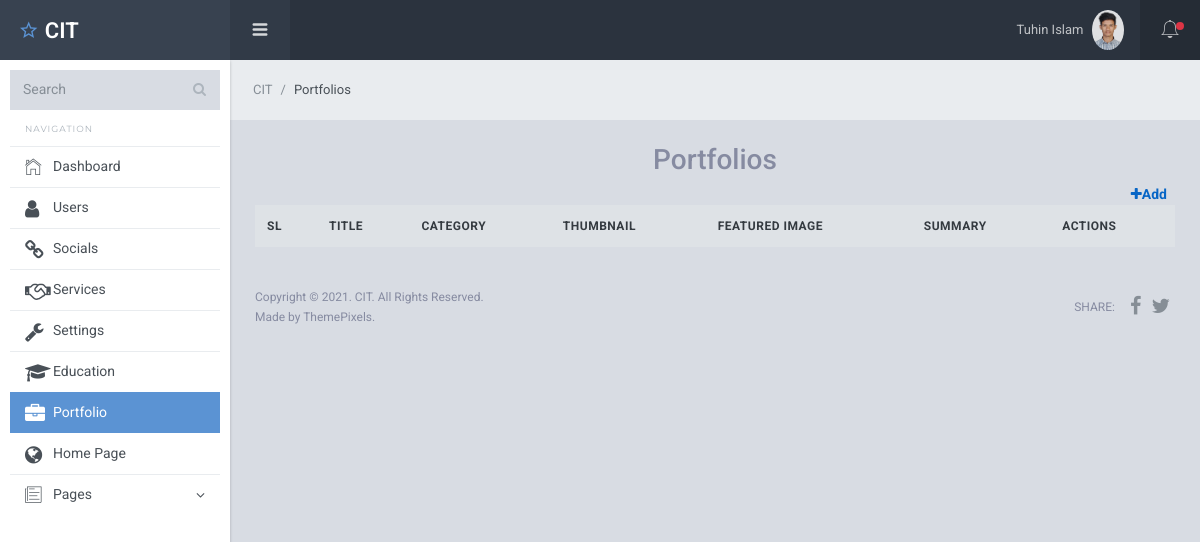
Before: /dashboard/portfolio.php (signed in) with the older database file.
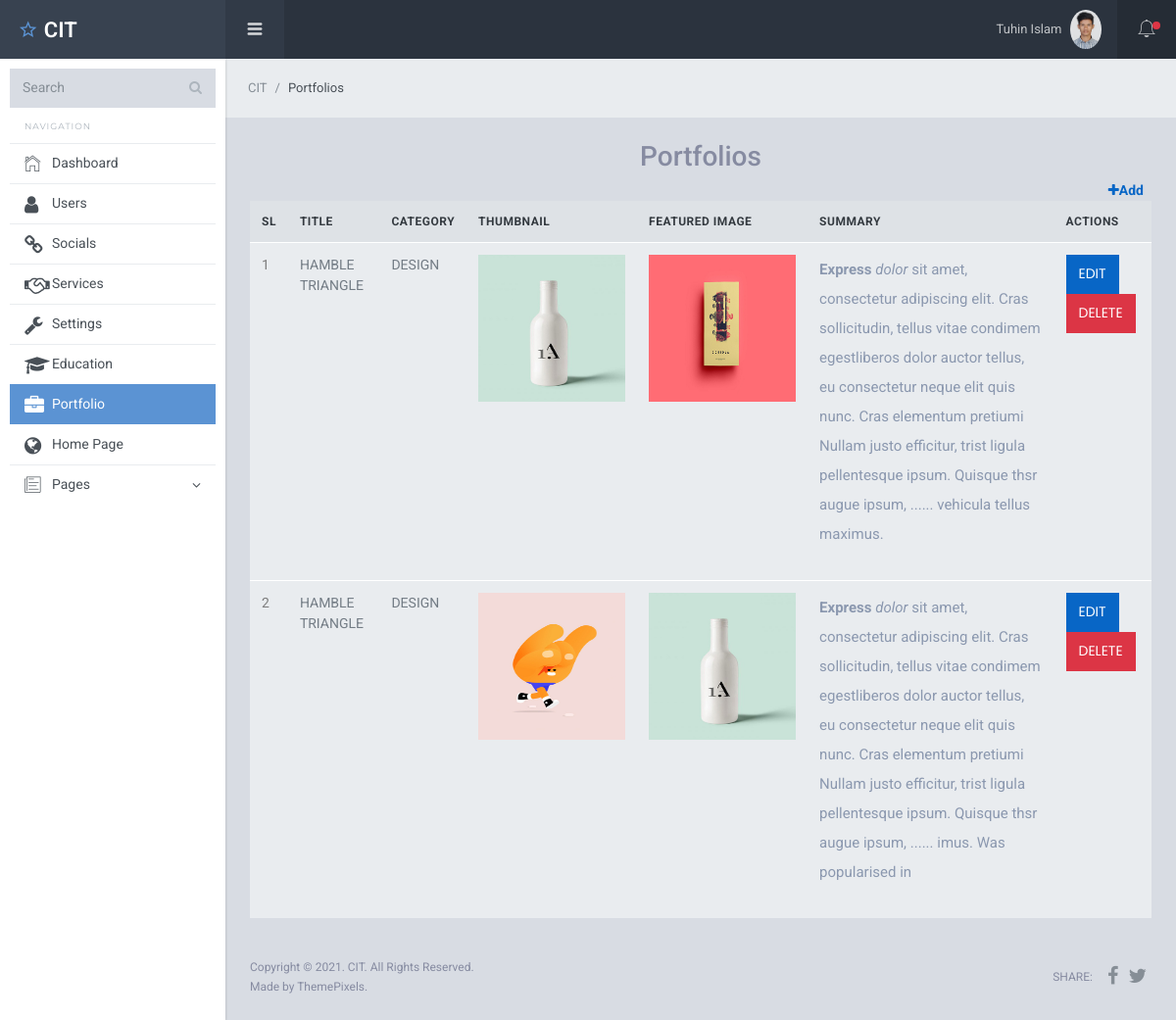
After: the same page with the newer database file.
### tables this page shows
CREATE TABLE `users` (
  `id` int(11) UNSIGNED NOT NULL,
  `name` varchar(255) DEFAULT NULL,
  `email` varchar(255) NOT NULL,
  `password` varchar(255) NOT NULL,
  `status` int(1) NOT NULL DEFAULT 1 COMMENT '1 = Active, 2 = Inactive',
  `role` int(1) NOT NULL DEFAULT 1 COMMENT '1 = User, 2 = Admin, 3= Employee',
  `profileImage` varchar(255) NOT NULL DEFAULT 'default.png'
);

CREATE TABLE `portfolios` (
  `id` int(10) UNSIGNED NOT NULL,
  `title` varchar(255) NOT NULL,
  `category` varchar(255) NOT NULL,
  `thumbnail` varchar(255) NOT NULL,
  `featured_image` varchar(255) NOT NULL,
  `summary` text NOT NULL,
  `status` tinyint(1) NOT NULL DEFAULT 1 COMMENT '1=Active,2=Inactive;'
);

### dashboard/portfolio.php (the view, shortened to what this page needs)
<?php
	require_once "header.php";
	$users = mysqli_query($connection,"SELECT * FROM `portfolios`");
?>
	<link rel="stylesheet" type="text/css" href="https://cdn.datatables.net/1.10.23/css/jquery.dataTables.css">
	<nav class="breadcrumb sl-breadcrumb">
	    <a class="breadcrumb-item" href="index.php">CIT</a>
	    <span class="breadcrumb-item active">Portfolios</span>
	</nav>
<div class="sl-pagebody">
<h3 class="text-center">Portfolios</h3>
<div class="text-right mr-2 fw-3">
	<strong><a class="text-right" href="portfolio-add.php">
	<i class="fa fa-plus"></i>Add</a></strong>
</div>
	<div class="table-wrapper">
    <table class="table display responsive nowrap" >
    <thead class="bg-grey text-center">
        <tr>
        	<th>SL</th>
            <th>Title</th>
            <th>Category</th>
            <th>Thumbnail</th>
            <th>Featured Image</th>
            <th>Summary</th>
            <th>Actions</th>
        </tr>
    </thead>
    <tbody>
   <?php
        foreach ($users as $key => $value) { ?>
	    	<tr>
	        	<td><label><?=++$key?></label></td>
	            <td><?=$value['title']?></td>
	            <td><?=$value['category']?></td>
	            <td><img src="<?="image/".$value['thumbnail']?>" height="150" width="150" ></td>
	            <td><img height="150" width="150" src="<?="image/".$value['featured_image']?>" ></td>
	            <td><?=substr($value['summary'],0,300)." ...... ".substr($value['summary'],-30)?></td>
	            <td >
	            	<a href="portfolio-edit.php?id=<?=$value['id'] ?>" class="btn btn-primary">Edit</a>
	                <button data-id="<?=$value['id']?>"class="btn btn-danger deleteUser">Delete</button>
	            </td>
	        </tr>
   <?php } ?>
 	</tbody>
   </table>
  </div>
<?php require_once 'footer.php' ?>

### dashboard/header.php (shortened to what this page needs)
<?php
  require_once 'dbcontext.php';
  $id = $_SESSION['id'];
  $select = " select * from users where id = $id ";
  $query = mysqli_query($connection,$select);
  $globalAssoc = mysqli_fetch_assoc($query);
  $file_location = explode("/",$_SERVER['PHP_SELF']);
  $active_location = end($file_location);
?>
<!DOCTYPE html>
<html lang="en">
  <head>
    <link href="./assets/lib/font-awesome/css/font-awesome.css" rel="stylesheet">
    <link href="./assets/lib/Ionicons/css/ionicons.css" rel="stylesheet">
    <link href="./assets/lib/perfect-scrollbar/css/perfect-scrollbar.css" rel="stylesheet">
    <link href="//cdn.datatables.net/1.10.23/css/jquery.dataTables.min.css" rel="stylesheet">
    <link rel="stylesheet" href="//code.jquery.com/ui/1.12.1/themes/base/jquery-ui.css">
    <link rel="stylesheet" href="/resources/demos/style.css">
    <link rel="stylesheet" href="./assets/css/starlight.css">
  </head>
  <body>
    <div class="sl-logo"><a href="dashboard.php"><i class="icon ion-android-star-outline"></i> CIT</a></div>
    <div class="sl-sideleft">
      <div class="input-group input-group-search">
        <input type="search" name="search" class="form-control" placeholder="Search">
        <span class="input-group-btn">
          <button class="btn"><i class="fa fa-search"></i></button>
        </span>
      </div>
      <label class="sidebar-label">Navigation</label>
      <div class="sl-sideleft-menu">
        <a href="dashboard.php" class="sl-menu-link <?= $active_location == 'dashboard.php' ? 'active' : '' ?> ">
          <div class="sl-menu-item">
            <i class="menu-item-icon icon ion-ios-home-outline tx-22"></i>
            <span class="menu-item-label">Dashboard</span>
          </div>
        </a>
        <a href="index.php" class="sl-menu-link <?= $active_location == 'index.php' ? 'active' : '' ?> ">
          <div class="sl-menu-item">
            <i class="menu-item-icon icon fa fa-user tx-20"></i>
            <span class="menu-item-label">Users</span>
          </div>
        </a>
        <a href="social.php" class="sl-menu-link <?= $active_location == 'social.php' ? 'active' : '' ?>">
          <div class="sl-menu-item">
            <i class="menu-item-icon icon fa fa-link tx-20"></i>
            <span class="menu-item-label">Socials</span>
          </div>
        </a>
        <a href="service.php" class="sl-menu-link <?= $active_location == 'service.php' ? 'active' : '' ?>">
          <div class="sl-menu-item">
            <i class="menu-item-icon icon fa fa-handshake-o tx-20"></i>
            <span class="menu-item-label">Services</span>
          </div>
        </a>
        <a href="setting.php" class="sl-menu-link <?= $active_location == 'setting.php' ? 'active' : '' ?>">
          <div class="sl-menu-item">
            <i class="menu-item-icon icon fa fa-wrench tx-20"></i>
            <span class="menu-item-label">Settings</span>
          </div>
        </a>
        <a href="education.php" class="sl-menu-link <?= $active_location == 'education.php' ? 'active' : '' ?>">
          <div class="sl-menu-item">
            <i class="menu-item-icon icon fa fa-graduation-cap tx-20"></i>
            <span class="menu-item-label">Education</span>
          </div>
        </a>
        <a href="portfolio.php" class="sl-menu-link <?= $active_location == 'portfolio.php' ? 'active' : '' ?>">
          <div class="sl-menu-item">
            <i class="menu-item-icon icon fa fa-briefcase tx-20"></i>
            <span class="menu-item-label">Portfolio</span>
          </div>
        </a>
        <a href="../index.php" target="_blank" class="sl-menu-link">
          <div class="sl-menu-item">
            <i class="menu-item-icon icon fa fa-globe tx-20"></i>
            <span class="menu-item-label">Home Page</span>
          </div>
        </a>
        <a href="#" class="sl-menu-link">
          <div class="sl-menu-item">
            <i class="menu-item-icon icon ion-ios-paper-outline tx-22"></i>
            <span class="menu-item-label">Pages</span>
            <i class="menu-item-arrow fa fa-angle-down"></i>
          </div>
        </a>
      </div>
      <br>
    </div>
    <div class="sl-header">
      <div class="sl-header-left">
        <div class="navicon-left hidden-md-down"><a id="btnLeftMenu" href=""><i class="icon ion-navicon-round"></i></a></div>
      </div>
      <div class="sl-header-right">
        <nav class="nav">
          <div class="dropdown">
            <a href="" class="nav-link nav-link-profile" data-toggle="dropdown">
              <span class="logged-name"><?=$globalAssoc['name']?><span class="hidden-md-down"></span></span>
              <img src="upload/<?=$globalAssoc['profileImage']?>" class="wd-32 rounded-circle" alt="">
            </a>
          </div>
        </nav>
        <div class="navicon-right">
          <a id="btnRightMenu" href="" class="pos-relative">
            <i class="icon ion-ios-bell-outline"></i>
            <span class="square-8 bg-danger"></span>
          </a>
        </div>
      </div>
    </div>
    <div class="sl-mainpanel">

### dashboard/footer.php (shortened to what this page needs)
  </div>
    <footer class="sl-footer">
        <div class="footer-left">
          <div class="mg-b-2">Copyright &copy; <?=date("Y")?>. CIT. All Rights Reserved.</div>
          <div>Made by ThemePixels.</div>
        </div>
        <div class="footer-right d-flex align-items-center">
          <span class="tx-uppercase mg-r-10">Share:</span>
          <a target="_blank" class="pd-x-5" href="#"><i class="fa fa-facebook tx-20"></i></a>
          <a target="_blank" class="pd-x-5" href=""><i class="fa fa-twitter tx-20"></i></a>
        </div>
      </footer>
    </div>
    <link href="./assets/lib/rickshaw/rickshaw.min.css" rel="stylesheet">
    <link rel="stylesheet" href="//code.jquery.com/ui/1.12.1/themes/base/jquery-ui.css">
  </body>
</html>

### front/css/style.css (style rules this page uses)
body { font-family: 'Poppins', sans-serif; font-weight: normal; font-style: normal; font-size: 15px; color: #8b98af; }
a, .button { -webkit-transition: all 0.3s ease-out 0s; -moz-transition: all 0.3s ease-out 0s; -ms-transition: all 0.3s ease-out 0s; -o-transition: all 0.3s ease-out 0s; transition: all 0.3s ease-out 0s; }
a, button { color: #1696e7; outline: medium none; }
h1, h2, h3, h4, h5, h6 { font-family: 'Baloo Bhaijaan', cursive; color: #ffffff; margin-top: 0px; font-style: normal; font-weight: 400; text-transform: normal; }
h3 { font-size: 28px; }
p { font-size: 15px; font-weight: normal; line-height: 2; color: #8b98af; margin-bottom: 15px; }
label { color: #7e7e7e; cursor: pointer; font-size: 14px; font-weight: 400; }
*::placeholder { color: #555555; font-size: 14px; opacity: 1; }
.btn { -moz-user-select: none; background: transparent none repeat scroll 0 0; border: 2px solid #8cc090; border-radius: 0; color: #fff; cursor: pointer; display: inline-block; font-size: 15px; font-weight: 600; letter-spacing: 0; line-height: 1; margin-bottom: 0; padding: 18px 35px; text-align: center; text-transform: uppercase; touch-action: manipulation; -webkit-transition: border-color 0.3s, color 0.3s; transition: border-color 0.3s, color 0.3s; transition-timing-function: ease, ease; -webkit-transition-timing-function: cubic-bezier(0.2, 1, 0.3, 1); transition-timing-function: cubic-bezier(0.2, 1, 0.3, 1); box-sizing: border-box; vertical-align: middle; white-space: nowrap; font-family: 'Poppins', sans-serif; position: relative; overflow: hidden; z-index: 1; }
.btn::before { content: ''; position: absolute; top: 0; left: 0; width: 150%; height: 100%; background: #8cc090; z-index: -1; -webkit-transform: rotate3d(0, 0, 1, -45deg) translate3d(0, -3em, 0); transform: rotate3d(0, 0, 1, -45deg) translate3d(0, -3em, 0); -webkit-transform-origin: 0% 100%; transform-origin: 0% 100%; -webkit-transition: -webkit-transform 0.3s, opacity 0.3s, background-color 0.3s; transition: transform 0.3s, opacity 0.3s, background-color 0.3s; z-index: -1; }
.breadcrumb > .active { color: #888; }
.breadcrumb-item + .breadcrumb-item::before { color: #8b98af; content: "|"; }

Changed rows visible on the page:
added portfolios: title "HAMBLE TRIANGLE", category "DESIGN", thumbnail (picture), featured_image (picture), summary "Express dolor sit amet, consectetur adipiscing elit. Cras sollicitudin, tellus vitae condimem egestliberos dolor auctor tellus, eu consectetur neque elit quis nunc. Cras elementum pretiumi Nullam justo efficitur, trist ligula pellentesque ipsum. Quisque thsr augue ipsum,", summary "vehicula tellus maximus."
added portfolios: title "HAMBLE TRIANGLE", category "DESIGN", thumbnail (picture), featured_image (picture), summary "Express dolor sit amet, consectetur adipiscing elit. Cras sollicitudin, tellus vitae condimem egestliberos dolor auctor tellus, eu consectetur neque elit quis nunc. Cras elementum pretiumi Nullam justo efficitur, trist ligula pellentesque ipsum. Quisque thsr augue ipsum,", summary "imus. Was popularised in"
